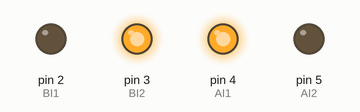
This sketch was run on a simulated Arduino Uno, built with avr-gcc and run on an emulated ATmega328P. Parts: output pins drawn as LEDs (lit = HIGH).

Above: at 0.5 s.
At 1.5 s:
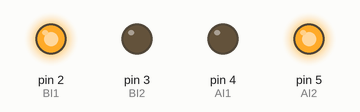
At 2.5 s:
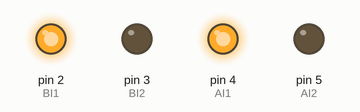
At 3.5 s:
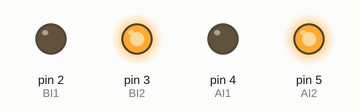
Timing chart, 0 to 5.2 s (numbered marks = the images above):
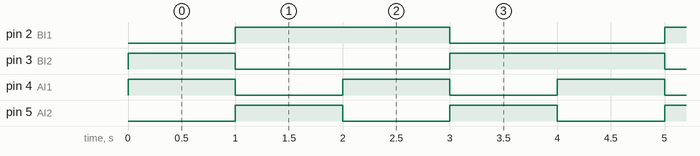

The sketch:

test_motor.ino
```cpp
const int BI1 = 2;
const int BI2 = 3;
const int AI1 = 4;
const int AI2 = 5;
char state = '0';

void setup() {
  // put your setup code here, to run once:
  Serial.begin(9600);
  pinMode(BI1, OUTPUT);
  pinMode(BI2, OUTPUT);
  pinMode(AI1, OUTPUT);
  pinMode(AI2, OUTPUT);
  motor_stop();
}

void loop() {
  // put your main code here, to run repeatedly:
  motor_forward();
  delay(1000);
  motor_backward();
  delay(1000);
  turn_right();
  delay(1000);
  turn_left();
  delay(1000);
}

void forward_left(){
  digitalWrite(AI1, HIGH);
  digitalWrite(AI2, LOW);
}

void backward_left(){
  digitalWrite(AI1, LOW);
  digitalWrite(AI2, HIGH);
}

void forward_right(){
  digitalWrite(BI1, LOW);
  digitalWrite(BI2, HIGH);
}

void backward_right(){
  digitalWrite(BI1, HIGH);
  digitalWrite(BI2, LOW);
}

void motor_stop(){
  digitalWrite(AI1, LOW);
  digitalWrite(AI2, LOW);
  digitalWrite(BI1, LOW);
  digitalWrite(BI2, LOW);
}

void motor_forward(){
  forward_right();
  forward_left();
}

void motor_backward(){
  backward_right();
  backward_left();
}

void turn_left(){
  backward_left();
  forward_right();
}

void turn_right(){
  backward_right();
  forward_left();
}
```

Measured:
- by itself, pin 2 (BI1): alternates HIGH for 2.0 s and LOW for 2.0 s
- by itself, pin 3 (BI2): repeats every 4.0 s: LOW 2.0 s, HIGH 2.0 s
- by itself, pin 4 (AI1), pin 5 (AI2): alternates HIGH for 1.0 s and LOW for 1.0 s
